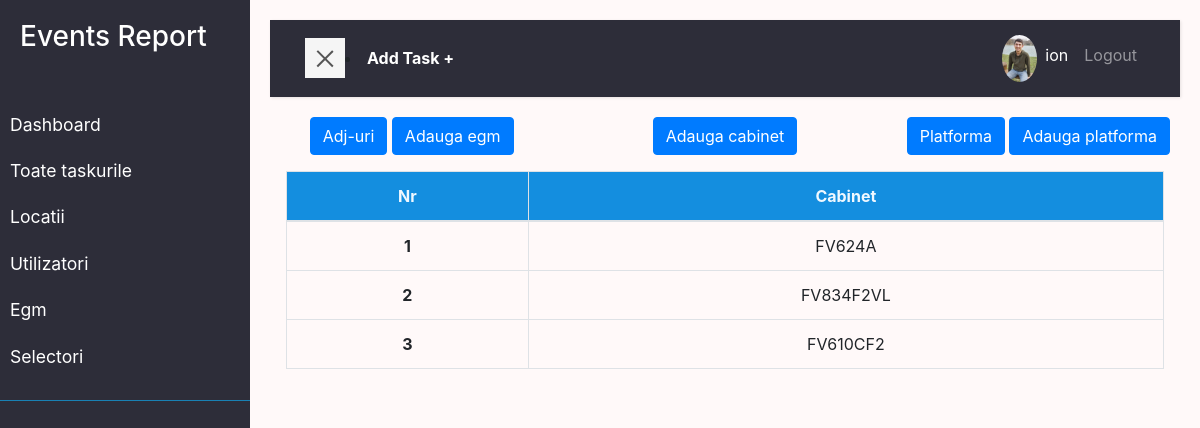
The app's page /egm/cabinet/ (signed in), older data.
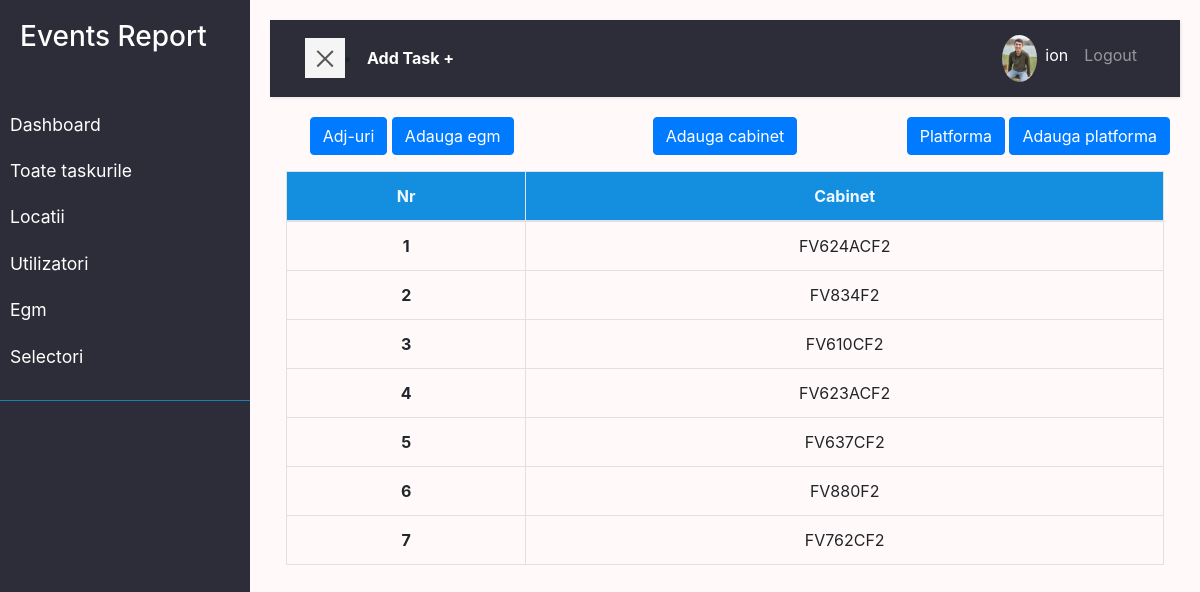
The same page, newer data.
### egm/models.py (models this page shows)
class Cabinet(models.Model):
    name = models.CharField(max_length=200)
    created = models.DateTimeField(auto_now_add=True, null=True, blank=True)
    def __str__(self):
        return self.name
    class Meta:
        ordering = ['created']

### egm/views.py (the view)
# urls.py: path('cabinet/', views.cabinet, name='cabinet'),
@login_required(login_url='login')
def cabinet(request):
    cabinete = Cabinet.objects.all()
    context = {'cabinete': cabinete}
    return render(request, 'egm/cabinet.html', context)

### user/models.py (called while the page is built)
    @property
    def imageURL(self):
        try:
            url = self.profile_image.url
        except:
            url = ''
        return url

### egm/templates/egm/cabinet.html
{% extends 'main.html' %}
 {% block content %}
<main>
  <div class="row text-center">
    <div class="col">
      <a class="btn btn-primary" href="{% url 'egm' %}">Adj-uri</a>
      {% if request.user.is_staff %}
      <a class="btn btn-primary" href="{% url 'egm-form' %}?next=/egm/cabinet">Adauga egm</a>
      {% endif %}
    </div>
    <div class="col">
      {% if request.user.is_staff %}
      <a class="btn btn-primary" href="{% url 'cabinet-form' %}?next=/egm/cabinet">Adauga cabinet</a
      >
      {% endif %}
    </div>
    <div class="col">
      <a class="btn btn-primary" href="{% url 'platform' %}">Platforma</a>
      {% if request.user.is_staff %}
      <a
        class="btn btn-primary"
        href="{% url 'platform-form' %}?next=/egm/cabinet"
        >Adauga platforma</a
      >
      {% endif %}
    </div>
  </div>
  <div class="text-center tableFixHead p-3">
    <table class="table table-bordered table-hover" id="tabel">
      <thead>
        <tr>
          <th scope="col">Nr</th>
          <th scope="col">Cabinet</th>
        </tr>
      </thead>
      <tbody>
        {% for cabinet in cabinete %}
        <tr>
          {% if request.user.is_staff %}
          <td class="fw-bold">
            <a href="{% url 'cabinet-edith' cabinet.id %}?next=/egm/cabinet"
              >{{cabinet.id}}</a
            >
          </td>
          {% else %}
          <td class="fw-bold">{{cabinet.id}}</td>
          {% endif %}
          <td>{{cabinet}}</td>
        </tr>
        {% endfor %}
      </tbody>
    </table>
  </div>
</main>
{% endblock %}

Row changes from the older to the newer data that the page shows:
changed Cabinet id 1: name "FV624A" → "FV624ACF2"
changed Cabinet id 2: name "FV834F2VL" → "FV834F2"
added Cabinet: id "4", name "FV623ACF2"
added Cabinet: id "5", name "FV637CF2"
added Cabinet: id "6", name "FV880F2"
added Cabinet: id "7", name "FV762CF2"
